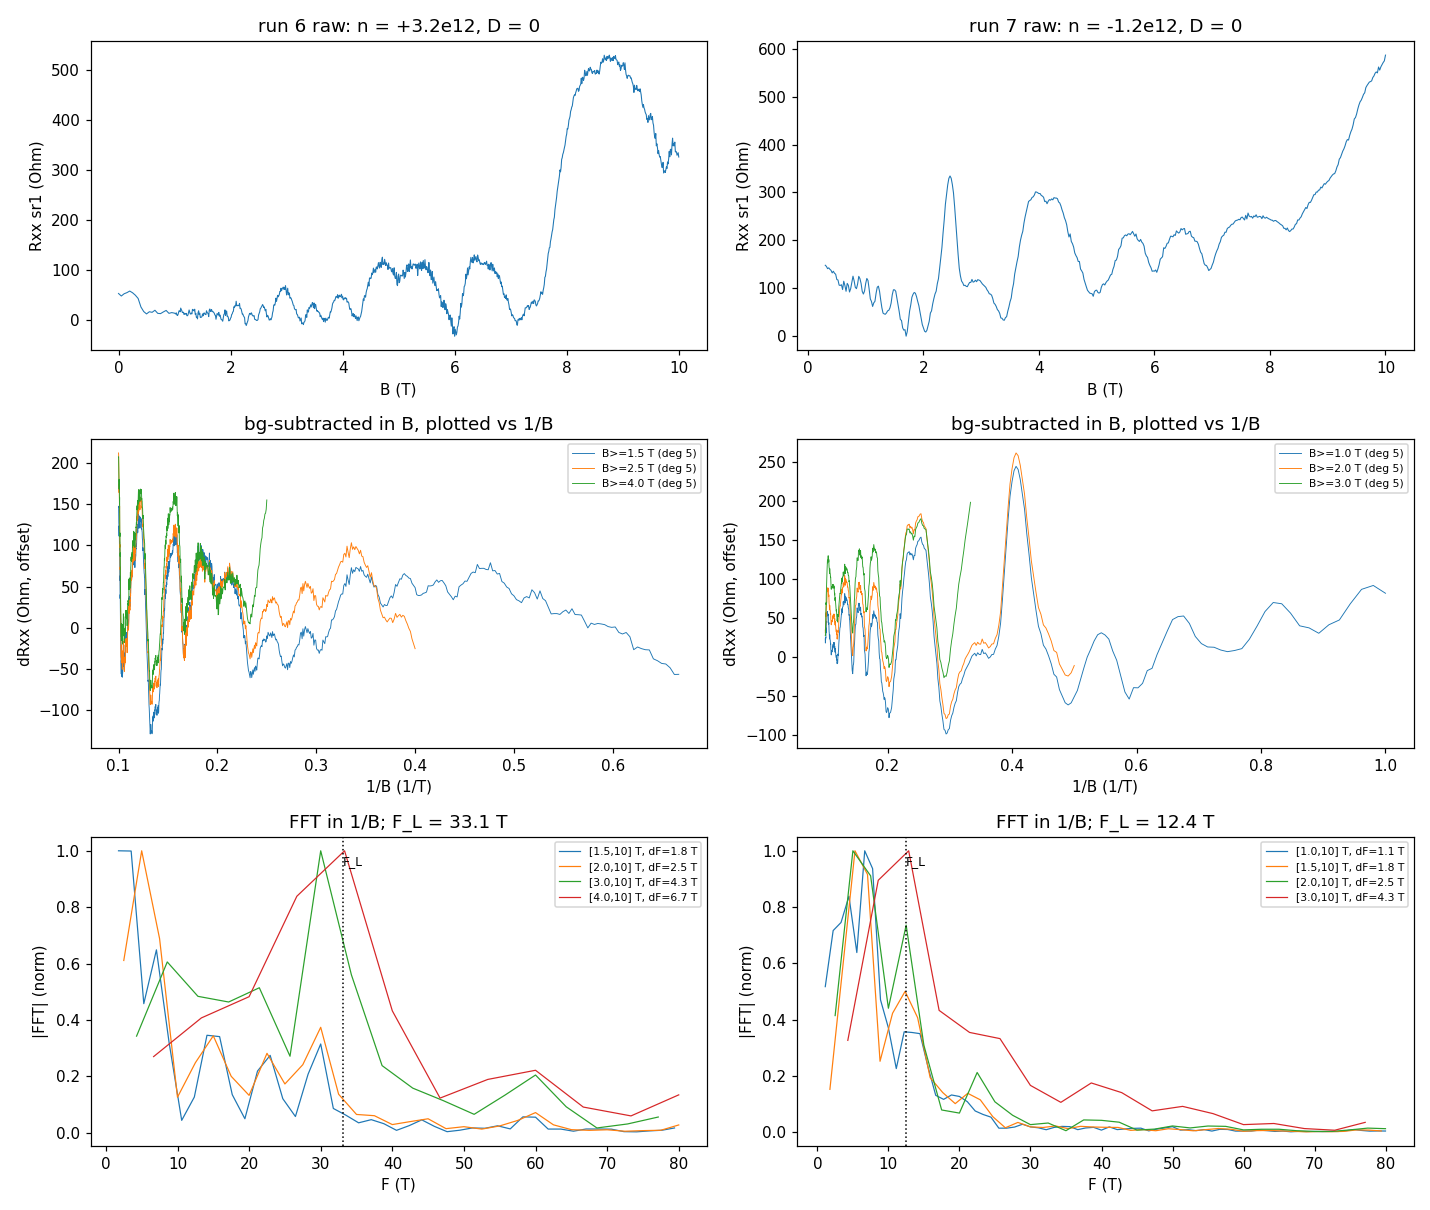

Write the Python code that produced this figure.
"""sdh-spot-check read on runs 6 (electron, n=+3.2e12) and 7 (hole, n=-1.2e12): raw R(B), onset, FFT."""
import sys, warnings, json
import numpy as np
import matplotlib
matplotlib.use("Agg")
import matplotlib.pyplot as plt
from pathlib import Path
from hera.analysis import open_run, summarize_run, sdh_onset, sdh_fft, SdhOnsetError, luttinger_frequency

DATA = Path("/home/hera/measurements/zack/20260822-vti-02/data")
OUT = Path("/home/hera/measurements/zack/20260822-vti-02/hera_scratch")
I_BIAS = 10e-9; SENS = 50e-6; RFS = SENS / I_BIAS

res = {}
fig, axs = plt.subplots(3, 2, figsize=(13, 11))
for j, (rid, n12) in enumerate([(6, 3.2), (7, -1.2)]):
    run = open_run(DATA / str(rid))
    print("=" * 70); print(summarize_run(run))
    B = run.col("magnet_field"); X = run.col("sr1_X"); I = run.col("sr0_X") / -1e6
    R = X / np.abs(I)
    o = np.argsort(B); B, R = B[o], R[o]
    FL = luttinger_frequency(abs(n12) * 1e16)
    print(f"run {rid}: n = {n12:+.2f}e12, F_L = {FL:.1f} T; R(B) range {R.min():.1f}..{R.max():.1f} Ohm; {len(B)} pts, dB med {np.median(np.diff(B))*1e3:.1f} mT")
    print(f"  Nyquist check on F_L: need dB <= {1/(2*FL)*1**2*1e3:.1f} mT at 1 T, {1/(2*FL)*2**2*1e3:.1f} mT at 2 T, {1/(2*FL)*4**2*1e3:.1f} mT at 4 T")
    ax = axs[0, j]; ax.plot(B, R, lw=0.7); ax.set_xlabel("B (T)"); ax.set_ylabel("Rxx sr1 (Ohm)"); ax.set_title(f"run {rid} raw: n = {n12:+.1f}e12, D = 0")
    # onset
    try:
        with warnings.catch_warnings(record=True) as w:
            warnings.simplefilter("always")
            on = sdh_onset(R, B, r_full_scale=RFS, b_lo=0.3)
            for ww in w: print("  WARN:", ww.message)
        print(on.summary())
        onset = on.onset_b
        res[rid] = {"onset_b": float(onset), "tones": [(float(t.freq), float(t.onset_b), bool(t.censored), bool(t.marginal)) for t in on.tones]}
    except SdhOnsetError as e:
        print("  SdhOnsetError:", e); onset = None; res[rid] = {"onset_b": None, "err": str(e)}
    # background-subtracted trace vs 1/B, several windows
    ax = axs[1, j]
    for lo in ([1.5, 2.5, 4.0] if rid == 6 else [1.0, 2.0, 3.0]):
        m = B >= lo
        cf = np.polyfit(B[m], R[m], 5); dR = R[m] - np.polyval(cf, B[m])
        ax.plot(1 / B[m], dR + (lo * 15 if rid == 6 else lo * 30), lw=0.6, label=f"B>={lo} T (deg 5)")
    ax.set_xlabel("1/B (1/T)"); ax.set_ylabel("dRxx (Ohm, offset)"); ax.legend(fontsize=7); ax.set_title("bg-subtracted in B, plotted vs 1/B")
    # FFT for several low cuts
    ax = axs[2, j]
    Bmax = B.max()
    cuts = [1.5, 2.0, 3.0, 4.0] if rid == 6 else [1.0, 1.5, 2.0, 3.0]
    for lo in cuts:
        f, sp = sdh_fft(R[:, None], B, b_range=(lo, Bmax), bg_degree=5, log=False, nfft=4096)
        sp = sp[0]; sel = (f > 1) & (f < 80)
        ax.plot(f[sel], sp[sel] / sp[sel].max(), lw=0.8, label=f"[{lo},{Bmax:.0f}] T, dF={1/(1/lo-1/Bmax):.1f} T")
        pk = f[sel][np.argsort(sp[sel])[::-1][:6]]
        print(f"  FFT window [{lo},{Bmax:.1f}] T: dF = {1/(1/lo-1/Bmax):.2f} T; top-6 bins (T): {np.round(np.sort(pk),1)}")
    for x, lab in [(FL, "F_L")]:
        ax.axvline(x, color="k", ls=":", lw=1); ax.text(x, 0.95, lab, fontsize=8)
    ax.set_xlabel("F (T)"); ax.set_ylabel("|FFT| (norm)"); ax.legend(fontsize=7); ax.set_title(f"FFT in 1/B; F_L = {FL:.1f} T")
fig.tight_layout(); fig.savefig(OUT / "spot_read.png", dpi=110)
json.dump(res, open(OUT / "spot_read.json", "w"), indent=1)
print(json.dumps(res, indent=1))
